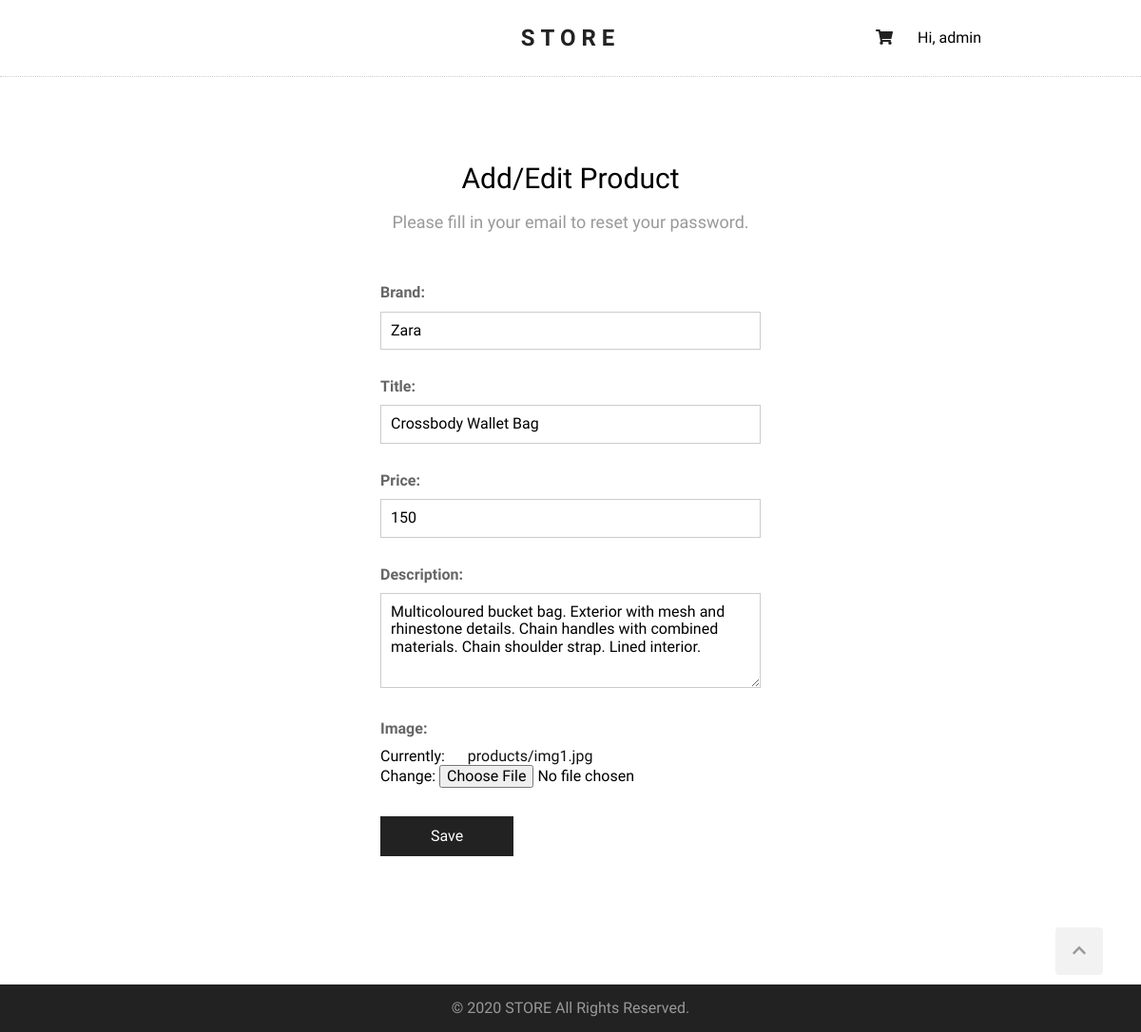
The app's page /products/edit/1 (signed in) with its own data.
### products/models.py (models this page shows, shortened)
class Product(models.Model):
    brand = models.CharField(max_length=100)
    title = models.CharField(max_length=100)
    description = models.TextField(max_length=500, blank=True, null=True)
    price = models.PositiveIntegerField()
    image = models.ImageField(upload_to='products/', null=True)
    created_at = models.DateTimeField(auto_now_add=True)
    updated_at = models.DateTimeField(auto_now=True)

### products/views.py (the view)
# urls.py: path('edit/<pk>', edit_product, name='edit_product'),
def edit_product(request, pk):
    if request.user.is_authenticated and request.user.is_superuser:
        product_to_edit = get_object_or_404(Product, pk=pk)
        if request.method == 'POST':
            form = AddProductForm(request.POST, request.FILES, instance=product_to_edit)
            if form.is_valid():
                form.save()
                return render(request, 'products/add_product_success.html')
        else:
            form = AddProductForm(instance=product_to_edit)
        return render(request, 'products/add_product.html', {'form': form})
    else:
        return redirect('product_list')

### products/forms.py
class AddProductForm(forms.ModelForm):
    class Meta:
        model = Product
        fields = ('brand', 'title', 'price', 'description', 'image',)

### templates/products/add_product.html (shortened to what this page needs)
{% extends "base.html" %}
{% block content %}
<section class="form-section">
    <h2 class="section-headline">Add/Edit Product</h2>
    <p class="section-description">
        Please fill in your email to reset your password.
    </p>
    <div class="form">
        <form action="" method="post">
            {{ form.as_p }}
            <p>
                <button type="submit">Save</button>
            </p>
        </form>
    </div>
</section>
{% endblock %}

### templates/base.html (shortened to what this page needs)
{% load static %}
<!DOCTYPE html>
<html lang="en">
<head>
    <link rel="stylesheet" href="{% static 'normalize.css' %}" />
    <link rel="stylesheet" href="{% static 'style.css' %}" />
</head>
<body>
    <div class="wrapper">
        <header>
            <h1 id="logo">
                <a href="{% url 'home' %}">STORE</a>
            </h1>
            <div id="controls">
                <div id="cart">
                    <a href="{% url 'cart' %}"><i class="fas fa-shopping-cart"></i></a>
                </div>
                {% if user.is_authenticated %}
                <p>Hi, {{ user.username }}</p>
                {% else  %}
                <input type="button" id="login" onclick="location.href='{% url 'login' %}'" value="Log in" />
                {% endif %}
            </div>
        </header>
        <main>
            {% block content %}{% endblock %}
        </main>
    </div>
    <footer>
        <a href="#" id="scroll-up">
            <i class="fas fa-chevron-up"></i>
        </a>
        <p>&copy; 2020 STORE All Rights Reserved.</p>
    </footer>
</body>
</html>

### static/style.css (style rules this page uses)
html { scroll-behavior: smooth; }
body { margin: 0; font-family: 'Questrial', sans-serif; }
.wrapper { min-height: calc(100vh - 50px); }
header { height: auto; border-bottom: 1px dotted #ccc; }
#logo { text-align: center; font-family: 'Domine', serif; font-size: 24px; letter-spacing: 6px; line-height: 80px; margin: 0; }
#logo a { color: #222; text-decoration: none; }
#controls { position: absolute; top: 15px; right: 14%; }
#controls #cart { position: relative; display: inline-block; width: 30px; line-height: 30px; text-align: center; cursor: pointer; margin-right: 16px; }
#controls p { display: inline-block; }
#controls #cart a { color: #222; }
main { max-width: 960px; text-align: center; margin: 90px auto 90px auto; }
.section-headline { font-size: 30px; font-weight: normal; margin: 0; }
.section-description { color: #999; font-size: 18px; }
.form-section { overflow: auto; width: 100%; }
.form { max-width: 400px; margin: 45px auto; padding: 0 20px; }
.form p { margin: 0 0 20px 0; text-align: left; }
.form label { display: block; padding: 10px 0; color: #666; font-weight: bold; }
.form input[type=text], .form input[type=email], .form input[type=number], .form input[type=password], .form select { padding: 10px; max-width: 400px; width: 100%; border: 1px solid #ccc; box-sizing: border-box; }
.form textarea { max-width: 400px; min-height: 100px; width: 100%; height: 100px; padding: 10px; box-sizing: border-box; font-family: inherit; font-size: inherit; border: 1px solid #ccc; }
.form button { width: 140px; line-height: 40px; font-size: 16px; background: #222; color: #fff; border: none; cursor: pointer; margin-top: 10px; transition-duration: .3s; }
.form a { text-decoration: none; color: #111; margin-left: 20px; }
footer { background-color: #222; height: 50px; color: #999; text-align: center; line-height: 50px; }
footer p { margin: 0; }
#scroll-up { width: 50px; height: 50px; background-color: #f2f2f2; bottom: 60px; right: 40px; position: fixed; border-radius: 4px; cursor: pointer; color: #999; }

### records on screen
Product: brand "Zara", title "Crossbody Wallet Bag", price "150", description "Multicoloured bucket bag. Exterior with mesh and rhinestone details. Chain handles with combined materials. Chain shoulder strap. Lined interior."

### other values on screen
{{ user.username }} "admin"
